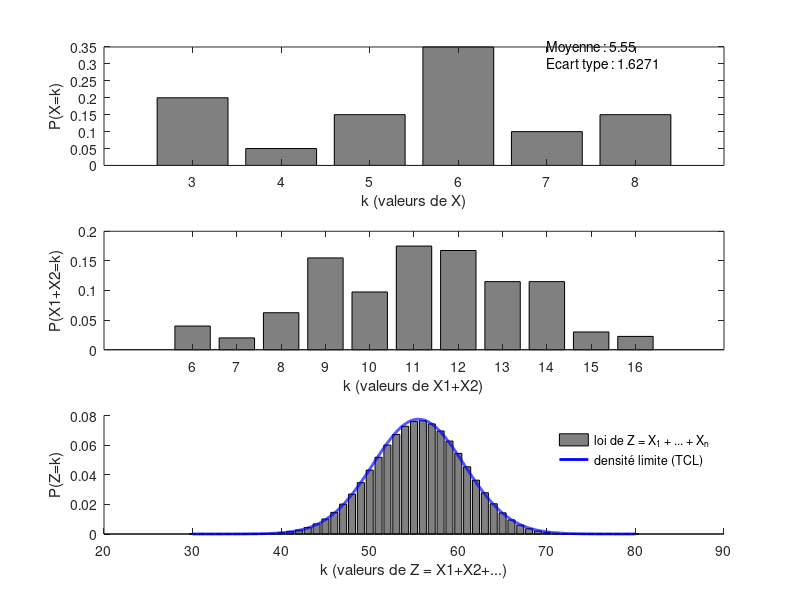

This chart was generated by the following MATLAB code: (Note: this script raises an error after producing the figure.)
clear variables;
close all;
clc;

k1 =3:1:8  %-2:1:7; %3:1:8;
X = [4/20,1/20,3/20,7/20,2/20,3/20]; %1/(length(k1)) * ones(1,length(k1)); %[4/20,1/20,3/20,7/20,2/20,3/20];

%% a
subplot(3,1,1);
h1=bar(k1, X);
set(h1,'FaceColor', [0.5 0.5 0.5]);
xlabel('k (valeurs de X)')
ylabel('P(X=k)')


mu = k1*X'
sigma = sqrt(k1.^2*X'-mu^2)
text(7,0.35,['Moyenne : ', num2str(mu)])
text(7,0.3,['Ecart type : ', num2str(sigma)])

%% b 

X1X2=conv(X,X);
k2 = 2*min(k1):1:2*max(k1);

subplot(3,1,2);
h2=bar(k2, X1X2);
set(h2,'FaceColor', [0.5 0.5 0.5]);
xlabel('k (valeurs de X1+X2)')
ylabel('P(X1+X2=k)')

%% c
n = 10;
Z = X;
for k  = 1:(n-1)
    Z = conv(Z,X);
end
k3 = n*min(k1):1:n*max(k1);
muZ = n * mu;
sigmaZ = sigma * sqrt(n);

t = n*min(k1):0.01:n*max(k1);
Norm = 1/(sigmaZ * sqrt(2*pi)) * exp(-(t-muZ).^2 /(2*sigmaZ^2));

subplot(3,1,3);
hold on
h3=bar(k3, Z);
plot(t, Norm, 'b', 'LineWidth',2)
set(h3,'FaceColor', [0.5 0.5 0.5]);
xlabel('k (valeurs de Z = X1+X2+...)')
ylabel('P(Z=k)')
legend('loi de Z = X_1 + ... + X_n','densité limite (TCL)')
legend boxoff

txt1 = texlabel(sprintf('n = %d',n));
text(70,0.07,txt1)
text(70,0.06,['$E(Z)= $', num2str(muZ)],'Interpreter','latex')
text(70,0.05,['$V(Z)= $', num2str(sigmaZ)],'Interpreter','latex')

